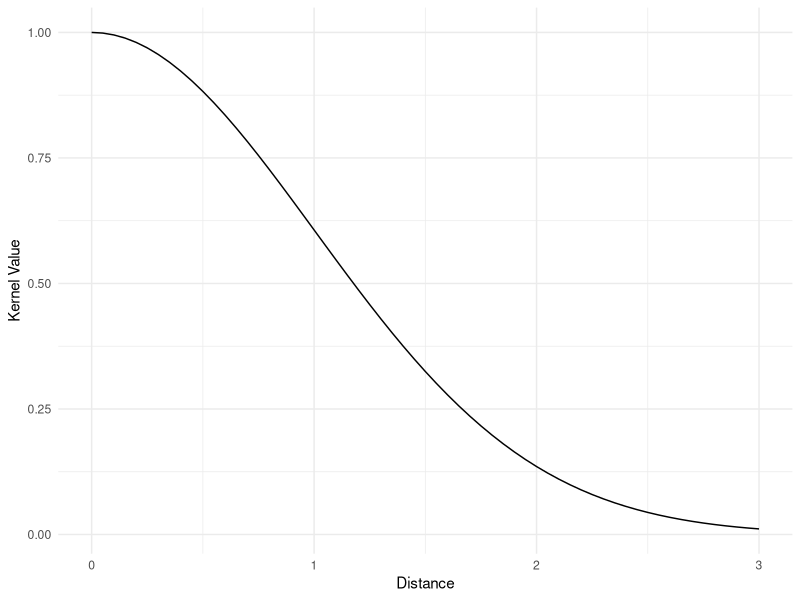

This figure's R source:
## ---- chunk 1
library(ggplot2)
library(magrittr)
set.seed(4444)
## ---- chunk 2
# Define kernel function
my_kernel <- function(x, y) {
  exp(-0.5 * sum((x - y)^2))
}

# Set range of distances to evaluate
distances <- seq(0, 3, by = 0.05)

# Compute kernel values for each distance
kernel_values <- sapply(distances, function(d) my_kernel(c(0, 0), c(d, 0)))

# Combine distances and kernel values into a data frame
df <- data.frame(distance = distances, kernel_value = kernel_values)

# Create plot using ggplot2
ggplot(df, aes(x = distance, y = kernel_value)) + 
  geom_line() + 
  labs(x = "Distance", y = "Kernel Value") +
  theme_minimal()


## ---- chunk 3
linear_kernel <- function(X1, X2) {
  if (is.vector(X1)) {
    X1 <- matrix(X1, nrow = length(X1), ncol = 1)
  }
  if (is.vector(X2)) {
    X2 <- matrix(X2, nrow = length(X2), ncol = 1)
  }
  return(X1 %*% t(X2))
}
## ---- chunk 4
rbf_kernel <- function(X1, X2, l) {
  # Compute pairwise Euclidean distance between X1 and X2
  dist_mat <- as.matrix(dist(rbind(X1, X2)))
  K <- exp(- dist_mat^2 / (2 * l^2))
  
  # Extract the submatrices corresponding to K(X1, X1), K(X1, X2), K(X2, X1), K(X2, X2)
  n1 <- nrow(X1)
  n2 <- nrow(X2)
  K11 <- K[1:n1, 1:n1]
  K12 <- K[1:n1, (n1 + 1):(n1 + n2)]
  K21 <- K[(n1 + 1):(n1 + n2), 1:n1]
  K22 <- K[(n1 + 1):(n1 + n2), (n1 + 1):(n1 + n2)]
  
  # Return the kernel matrix K
  return(K)
}
## ---- chunk 5
matern_kernel <- function(X1, X2, nu, l) {
  # Compute Euclidean distance between each pair of rows
  dist_mat <- as.matrix(dist(rbind(X1, X2)))
  dist_X1X2 <- dist_mat[1:nrow(X1), (nrow(X1)+1):nrow(dist_mat)]

  # Compute the kernel
  sqrt_2nu_over_l <- sqrt(2 * nu) / l
  term1 <- ((2^(1 - nu)) / gamma(nu)) * ((sqrt_2nu_over_l) ^ nu) * dist_X1X2 ^ nu
  term2 <- besselK(sqrt_2nu_over_l * dist_X1X2, nu)
  K <- term1 * term2

  return(K)
}
## ---- chunk 6
# Define the Periodic Kernel function
periodic_kernel <- function(X1, X2, sigma2, length_scale, period) {
  # Calculate pairwise distances between input points
  D <- as.matrix(dist(rbind(X1, X2)))
  
  # Calculate the kernel matrix element for each pair of input points
  K <- sigma2 * exp(-2 * sin(pi * D / period)^2 / length_scale^2)
  
  # Return the covariance matrix
  return(K[1:length(X1), (length(X1)+1):(length(X1)+length(X2))])
}

## ---- chunk 7
hamming_kernel <- function(x, y) {
  L <- length(x)
  kernel <- sum(x == y) / L
  return(kernel)
}

## ---- chunk 8
chi_squared_kernel <- function(x, y) {
  # x: vector of histogram bin counts or probabilities
  # y: vector of histogram bin counts or probabilities
  
  # Check that x and y have the same length
  if (length(x) != length(y)) {
    stop("Input vectors must have the same length")
  }
  
  # Compute chi-squared distance between x and y
  dist <- sum((x - y)^2 / (x + y))
  
  # Compute chi-squared kernel using distance
  kernel <- exp(-0.5 * dist)
  
  return(kernel)
}

## ---- chunk 9
# Anisotropic RBF kernel (vectorized)
aniso_rbf_kernel <- function(X1, X2, gamma, l) {
  # X1: n x p matrix
  # X2: m x p matrix
  # gamma: scalar, the kernel width parameter
  # l: p-dimensional vector, the length scale parameter
  
  n <- nrow(X1)
  m <- nrow(X2)
  
  # Compute the squared Euclidean distance between every pair of points
  D <- -2 * crossprod(X1, X2, sparse = TRUE) +
    rowSums(X1^2) %*% rep(1, m) +
    rep(1, n) %*% t(colSums(X2^2))
  D <- sqrt(max(0, D))
  
  # Compute the kernel matrix using the RBF kernel function
  K <- exp(-gamma * (D^2 / outer(l^2, rep(1, m), "*")))
  
  return(K)
}

## ---- chunk 10
mixed_kernel <- function(X1, X2, gamma, l, kernel_type) {
  # X1: n x p matrix
  # X2: m x p matrix
  # gamma: scalar, the kernel width parameter
  # l: p-dimensional vector, the length scale parameter
  # kernel_type: p-dimensional vector, specifies the kernel type for each dimension
  
  n <- nrow(X1)
  m <- nrow(X2)
  p <- ncol(X1)
  
  # Initialize kernel matrix to zeros
  K <- matrix(0, n, m)
  
  for (i in 1:p) {
    # Compute kernel matrix for current dimension
    if (kernel_type[i] == "rbf") {
      K_i <- exp(-gamma * ((X1[,i] %*% t(rep(1,m)))^2 + (rep(1,n) %*% t(X2[,i]))^2 - 2*X1[,i] %*% t(X2[,i])) / l[i]^2)
    } else if (kernel_type[i] == "linear") {
      K_i <- X1[,i] %*% t(X2[,i])
    } else {
      stop("Unsupported kernel type")
    }
    
    # Add kernel matrix to mixed kernel matrix
    K <- K + K_i
  }
  
  return(K)
}
